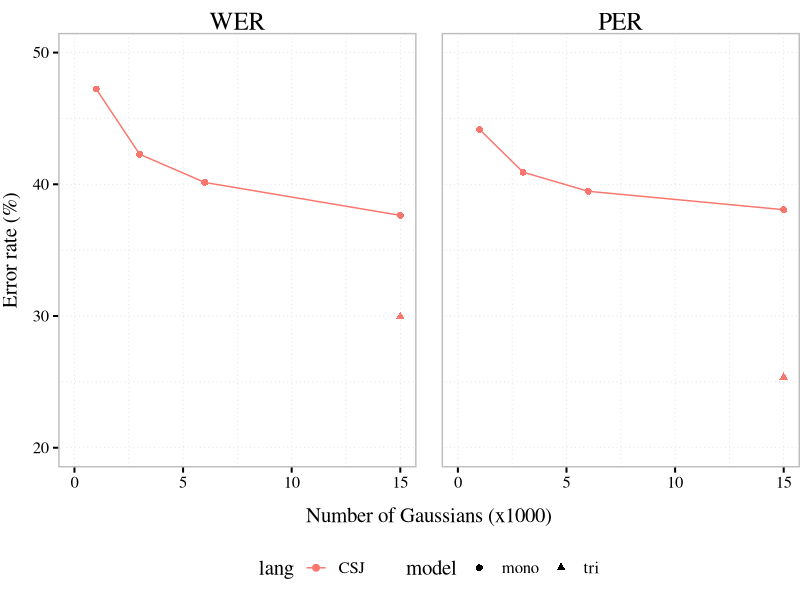

This figure's R source:
#############
# LIBRARIES ####
#############

library(ggplot2)
library(reshape2)

#############
# FUNCTIONS ####
#############

### Aesthetics
theme_ita <- function (base_size = 15, base_family = "Times") {
  theme_grey(base_size = base_size, base_family = base_family) %+replace% 
    theme(axis.text = element_text(size = rel(0.8)), 
          axis.title.x = element_text(margin=margin(10,0,0,0)),
          axis.title.y = element_text(angle=90, margin=margin(0,10,0,0)),
          axis.ticks = element_line(colour = "black"), 
          axis.line = element_line(colour = NA, size = 0.5), 
          legend.key = element_rect(colour = "white"), 
          panel.background = element_rect(fill = "white", colour = NA), 
          panel.border = element_rect(fill = NA, colour = "gray", size = 1), 
          panel.spacing = unit(1.25, "lines"),
          panel.grid.major = element_line(colour = "gray88", size = 0.3, linetype = "dotted"), 
          panel.grid.minor = element_line(colour = "gray88", size = 0.3, linetype = "dotted"), 
          strip.background = element_blank(),
          strip.text = element_text(size = rel(1.2)),
          #strip.switch.pad.wrap = unit(c(1,1,1,1), "cm"), 
          plot.margin = unit(c(0.25,0,0.25,0), "cm"),
          plot.title = element_text(margin=margin(0,0,5,0))
    )
}

###############
# CREATE DATA ####
###############

d.eval <- data.frame(lang=c(rep("CSJ",5)), 
                     model=c(rep("mono", 4), "tri"),
                     totgauss=rep(c(1, 3, 6, 15, 15), 1),
                     WER=c(47.24, 42.28, 40.14, 37.64, 29.94),
                     PER=c(44.16, 40.92, 39.47, 38.07, 25.33))
d.eval.melted <- melt(d.eval, id.vars = c("lang", "model", "totgauss"))

########
# PLOT ####
########
pdf(file="figures/plot_hmm_evaluations.pdf", width = 6, height = 4)

ggplot(d.eval.melted, aes(x=totgauss, y=value, col=lang, pch=model)) + 
  facet_wrap(~variable) +
  geom_point(size=2) + geom_line() +
  xlim(0,15) + ylim(20, 50) + 
  xlab("Number of Gaussians (x1000)") + ylab("Error rate (%)") +
  theme_ita() + theme(legend.position="bottom")

dev.off()